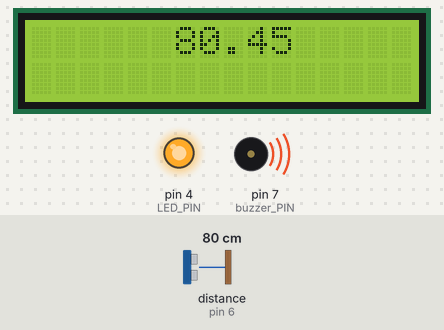
The sketch below on a simulated Arduino Uno, built with avr-gcc and run on an emulated ATmega328P. Shown: 16×2 character LCD, output pins drawn as LEDs (lit = HIGH), buzzer (waves = sounding). Wiring (inferred from the names in the program): ultrasonic range finder: trigger pin 5; echo pin 6. The inputs (shaded band) are chosen by the test bench; at power-on: distance to the obstacle (sensor on pin 6) 80 cm. The echo pulse lasts 58.3 µs per cm; pins used as bus, display or sensor lines are not drawn.

Above: at 1.0 s.
1.3 s: distance to the obstacle (sensor on pin 6) set to 96 cm
At 1.43 s:
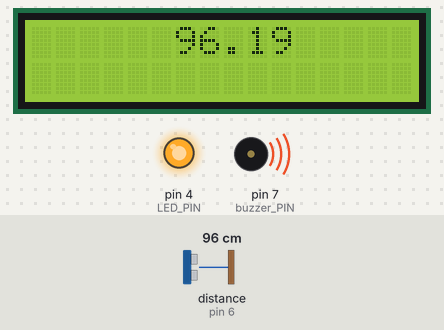
2.9 s: distance to the obstacle (sensor on pin 6) set to 104 cm
At 3.6 s:
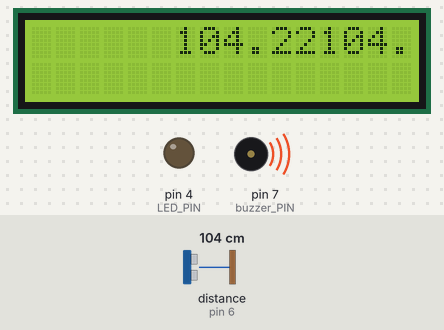
4.5 s: distance to the obstacle (sensor on pin 6) set to 299 cm
At 5.3 s:
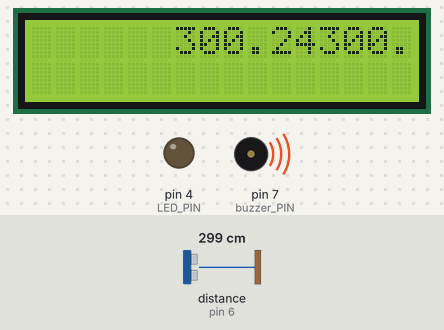
Timing chart, 0 to 7.5 s (numbered marks = the images above; inputs shaded):
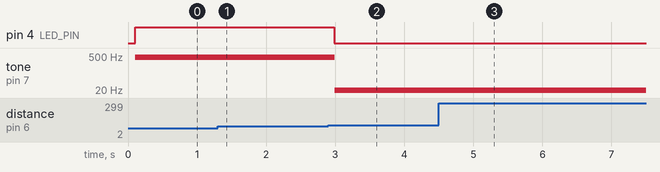

Measured:
- the behaviour switches between 99 and 100 cm on distance to the obstacle (sensor on pin 6) (found by bisection; images 1 and 2)
- after the input at 1.3 s, the display: changes after 0.09 s (image 1)
- after the input at 2.9 s, pin 4 (LED_PIN): HIGH → LOW after 0.09 s; tone on pin 7 (buzzer_PIN): 450 Hz → 20 Hz after 0.10 s; the display: changes after 0.10 s (image 2)
- after the input at 4.5 s, the display: first changes at once (image 3 shows a later state)

The sketch:

obstacle.ino
```cpp
#include<LiquidCrystal.h>
#define LED_PIN 4
#define LCD_PIN A5
#define LCD_E_PIN A4
#define LCD_D4_PIN 9
#define LCD_D5_PIN 8
#define LCD_D6_PIN 10
#define LCD_D7_PIN 11
#define buzzer_PIN 7
#define ECHO_PIN 6
#define Trigger_PIN 5
unsigned long lasttime=millis();
unsigned long timedelay=100;
LiquidCrystal MAD(LCD_PIN,LCD_E_PIN,LCD_D4_PIN,LCD_D5_PIN,LCD_D6_PIN,LCD_D7_PIN);
void trigger(){
  MAD.setCursor(6,0);
  digitalWrite(Trigger_PIN,LOW);
  delayMicroseconds(2);
  digitalWrite(Trigger_PIN,HIGH);
  delayMicroseconds(10);
  digitalWrite(Trigger_PIN,LOW);


  double duration=pulseIn(ECHO_PIN,HIGH);
  double distance=duration/58.0;
  MAD.print(distance);
  if(distance<100){
    buzzer();
    led();
  }
  else{
    MAD.print(distance);
    buzzeroff();
    ledoff();
  }
}


void buzzer(){
  tone(buzzer_PIN,450);
}
void led(){
  digitalWrite(LED_PIN,HIGH);
  delay(100);
  digitalWrite(LED_PIN,LOW);
}
void buzzeroff(){
  tone(buzzer_PIN,20);
}
void ledoff(){
  digitalWrite(LED_PIN,LOW);
}

void setup(){
  MAD.begin(16,2);
  Serial.begin(115200);
  pinMode(LED_PIN,OUTPUT);
  pinMode(buzzer_PIN,OUTPUT);
  pinMode(ECHO_PIN,INPUT);
  pinMode(Trigger_PIN,OUTPUT);
}
void loop(){
  int timenow=millis();
  if(timenow-lasttime>timedelay){
    lasttime=timedelay;
	trigger();


    }
  }
```
